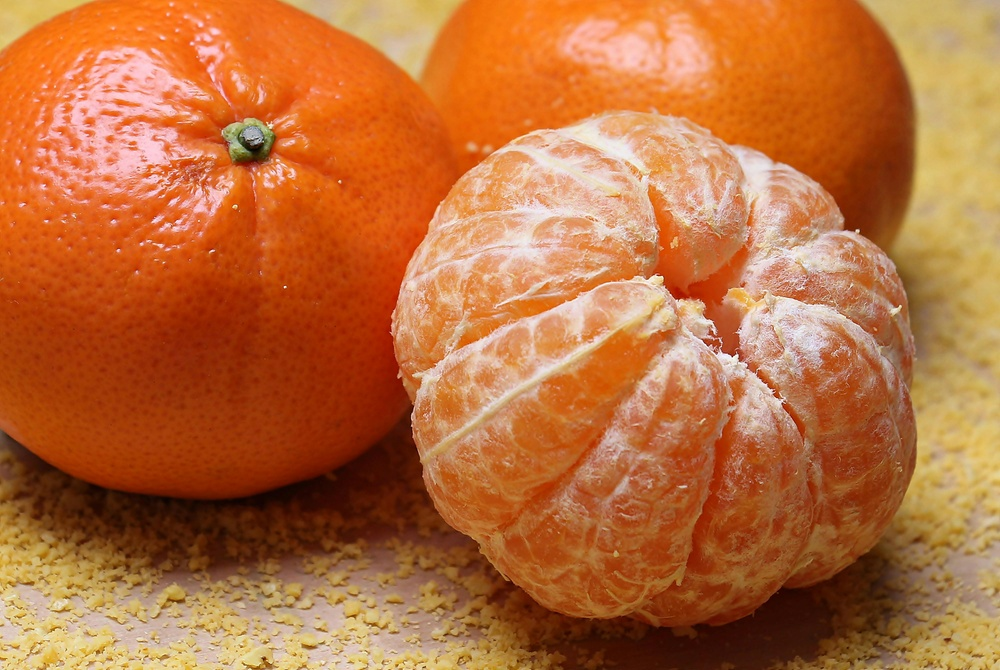
#> input picture Lab/Lab1_image-representation/images/orange.jpg, 1000 x 670 px, shrunk from 4000 x 2679 before the run
$ jupyter execute Lab1_1.ipynb   (shell and % lines are left out)
#> lines starting #> are read from the running program, lines starting #| are printed output that depends on the picture
# **Lab 1.1 Image Representation**

[cell 1]
import cv2
import numpy as np
import math
import matplotlib.image as mpimg
import matplotlib.pyplot as plt
import mpl_toolkits

from matplotlib import pyplot as plt
from mpl_toolkits.mplot3d import Axes3D

## **Image Color Order with different libraries**
In this part, you will explore how different libraries interpret and display image colors. Specifically, you will compare Matplotlib and OpenCV libraries for image loading and display.

**Load and Display Images:**
   - Load an image using both Matplotlib `plt.imread()` and OpenCV `cv2.imread()` libraries.
   - Display the images side by side using Matplotlib.

**HINT** : `plt.imread()`,`cv2.imread()`,`fig, axs = plt.subplots(1, 2)`
<details>

<summary>
<font size="3" color="orange">
<b>Expected output</b>
</font>
</summary>

- The output should resemble this, but not be identical

</details>

[cell 2]
### START CODE HERE ###

mpl_img = plt.imread('images/orange.jpg')
#> mpl_img is the input picture: shape (670, 1000, 3); mean R, G, B 185.2, 110, 59.5
cv_img = cv2.imread('images/orange.jpg')

fig, axs = plt.subplots(1, 2)

axs[0].imshow(mpl_img)
axs[0].set_title('Matplotlib Image')
axs[0].axis('off')

axs[1].imshow(cv_img)
axs[1].set_title('OpenCV Image')
axs[1].axis('off')

plt.show()
### END CODE HERE ###

### Opencv [BGR] vs Matplotlib [RGB]
Examine the grayscale representations of individual color channels for each library.
***PLEASE use direct slicing method***

<details>

<summary>
<font size="3" color="orange">
<b>Expected output</b>
</font>
</summary>

- The output should resemble this, but not be identical

</details>

[cell 3]
### START CODE HERE ###
fig, axs = plt.subplots(2, 4)

# # Seperate Color in Matplotlb
# red_channel = mpl_img[:, :, 0]
# green_channel = mpl_img[:, :, 1]
# blue_channel = mpl_img[:, :, 2]

def separate_color_channels(image):
    R = image[:, :, 0]
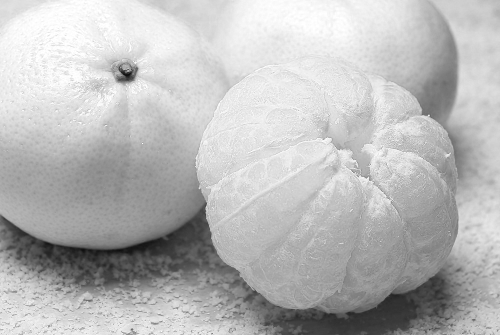
#> R: shape (670, 1000) (shown at 1/2 size); min 6, max 255, mean 185.2
    G = image[:, :, 1]
    B = image[:, :, 2]
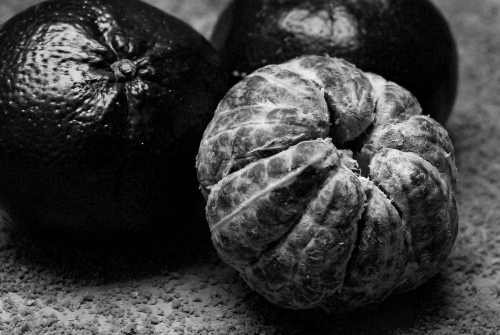
#> B: shape (670, 1000) (shown at 1/2 size); min 0, max 254, mean 59.5
    return R, G, B

# Matplotlib
axs[0, 0].imshow(mpl_img)
axs[0, 0].set_ylabel('Matplotlib')

sep_col_mpl = separate_color_channels(mpl_img)

# Matplotlib: Red Channel
axs[0, 1].imshow(sep_col_mpl[0], cmap='gray')
axs[0, 1].set_title('R')
axs[0, 1].axis('off')

# Matplotlib: Green Channel
axs[0, 2].imshow(sep_col_mpl[1], cmap='gray')
axs[0, 2].set_title('G')
axs[0, 2].axis('off')

# Matplotlib: Blue Channel
axs[0, 3].imshow(sep_col_mpl[2], cmap='gray')
axs[0, 3].set_title('B')
axs[0, 3].axis('off')

##############################################

# OpenCV
axs[1, 0].imshow(cv_img)
axs[1, 0].set_ylabel('OpenCV')

sep_col_mpl = separate_color_channels(cv_img)

# OpenCV: Red Channel
axs[1, 1].imshow(sep_col_mpl[0], cmap='gray')
axs[1, 1].set_title('R')
axs[1, 1].axis('off')

# OpenCV: Green Channel
axs[1, 2].imshow(sep_col_mpl[1], cmap='gray')
axs[1, 2].set_title('G')
axs[1, 2].axis('off')

# OpenCV: Blue Channel
axs[1, 3].imshow(sep_col_mpl[2], cmap='gray')
axs[1, 3].set_title('B')
axs[1, 3].axis('off')
plt.show()
### END CODE HERE ###

##### Opencv BGR -> RGB
Compare the images displayed after conversion using both methods (`cv2.cvtColor()` and `direct slicing`).

Use `cv2.cvtColor()`
<details>

<summary>
<font size="3" color="orange">
<b>Expected output</b>
</font>
</summary>

- The output should resemble this, but not be identical

</details>

[cell 4]
### START CODE HERE ###
img_rgb_cv = cv2.cvtColor(cv_img, cv2.COLOR_BGR2RGB)

plt.imshow(img_rgb_cv)
plt.title('OpenCV BGR Image Using cvtColor')
plt.show()
### END CODE HERE ###

Use `direct slicing method (array[...])`
<details>

<summary>
<font size="3" color="orange">
<b>Expected output</b>
</font>
</summary>

- The output should resemble this, but not be identical

</details>

[cell 5]
### START CODE HERE ###
img_rgb_cv = cv_img[:, :, ::-1]

plt.imshow(img_rgb_cv)
plt.title('OpenCV BGR Image Using direct slicing method')
plt.show()
### END CODE HERE ###

## **Image Reshape**

Implement the code to tranform the image from ***channels last (HWC) to channels first (CHW)***.<br>

**NumPy Transpose**<br>
Compare the difference between :
- `np.transpose()`
- `np.transpose(,(2,0,1))`

<details>

<summary>
<font size="3" color="orange">
<b>Expected output</b>
</font>
</summary>

- The output should resemble this, but not be identical
- The image display only the Red channel.

```
np.transpose(mpl_img) => Before : (3265, 4898, 3) | After : (3, 4898, 3265)
np.transpose(mpl_img,(2,0,1)) => Before : (3265, 4898, 3) | After : (3, 3265, 4898)
```

</details>

[cell 6]
### START CODE HERE ###
reshaped_trade_trans = np.transpose(mpl_img).astype(np.uint8)
print('np.transpose(mpl_img) => Before :',mpl_img.shape,'| After :',reshaped_trade_trans.shape)
#| np.transpose(mpl_img) => Before : (670, 1000, 3) | After : (3, 1000, 670)

reshaped_trans =  np.transpose(mpl_img, (2, 0, 1)).astype(np.uint8)
print('np.transpose(mpl_img,(2,0,1)) => Before :',mpl_img.shape,'| After :',reshaped_trans.shape)
#| np.transpose(mpl_img,(2,0,1)) => Before : (670, 1000, 3) | After : (3, 670, 1000)

fig, axs = plt.subplots(1, 3, figsize=(12, 4))

axs[0].imshow(mpl_img[:,:,0], cmap='gray')
axs[0].set_title('Before')
axs[0].axis('off')


axs[1].imshow(reshaped_trade_trans[0], cmap='gray')
axs[1].set_title('np transpose (mpl_img)')
axs[1].axis('off')


axs[2].imshow(reshaped_trans[0], cmap='gray')
axs[2].set_title('np transpose (mpl_img(2,0,1))')
axs[2].axis('off')
### END CODE HERE ###
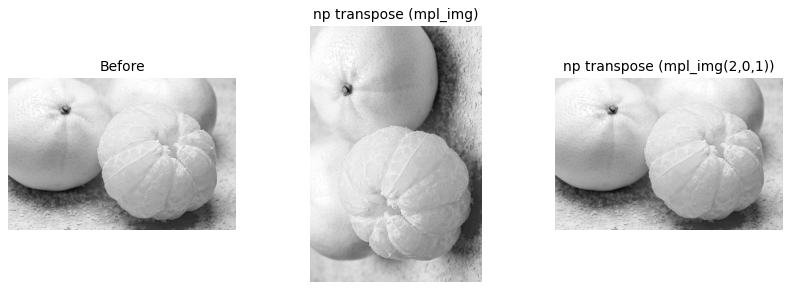
#> figure drawn by matplotlib, 3 panels

If you code work properly, the cell below should run without error.

[cell 7]
assert reshaped_trade_trans.shape == (mpl_img.shape[2], mpl_img.shape[1], mpl_img.shape[0]), \
    f"Error: Shape mismatch after traditional transpose. Expected {(mpl_img.shape[1], mpl_img.shape[0], mpl_img.shape[2])}, got {reshaped_trade_trans.shape}"
print("Assertion for traditional transpose passed successfully.")

assert reshaped_trans.shape == (mpl_img.shape[2], mpl_img.shape[0], mpl_img.shape[1]), \
    f"Error: Shape mismatch after specified transpose. Expected {(mpl_img.shape[2], mpl_img.shape[0], mpl_img.shape[1])}, got {reshaped_trans.shape}"
print("Assertion for specified transpose passed successfully.")

**NumPy Reshape**

Use `np.reshape()`. Ensure the new shape is (3, height, width).
<details>

<summary>
<font size="3" color="orange">
<b>Expected output</b>
</font>
</summary>

- The output should resemble this, but not be identical
- The image display only the Red channel.

```
Before : (3265, 4898, 3) | After : (3, 3265, 4898)
```

</details>

[cell 8]
### START CODE HERE ###
reshaped_reshape = np.reshape(mpl_img, reshaped_trans.shape)
print('Before :',mpl_img.shape,'| After :',reshaped_reshape.shape)
#| Before : (670, 1000, 3) | After : (3, 670, 1000)

fig, axs = plt.subplots(1, 2)

axs[0].imshow(mpl_img[:,:,0], cmap='gray')
axs[0].set_title('Before')
axs[0].axis('off')


axs[1].imshow(reshaped_reshape[0], cmap='gray')
axs[1].set_title(f'np reshape(mpl_img,{reshaped_reshape.shape}')
axs[1].axis('off')

### END CODE HERE ###
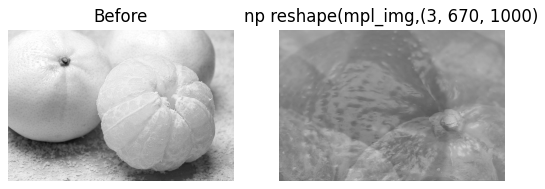
#> figure drawn by matplotlib, 2 panels

If you code work properly, the cell below should run without error.

[cell 9]
assert reshaped_reshape.shape == (mpl_img.shape[2], mpl_img.shape[0], mpl_img.shape[1]), \
    f"Error: Shape mismatch after reshape. Expected {(mpl_img.shape[2], mpl_img.shape[0], mpl_img.shape[1])}, got {reshaped_reshape.shape}"
print("Assertion for reshape passed successfully.")

**NumPy moveaxis**

Use `np.moveaxis` to move the channels axis from the last position to the first.
<details>

<summary>
<font size="3" color="orange">
<b>Expected output</b>
</font>
</summary>

- The output should resemble this, but not be identical
- The image display only the Red channel.

```
Before : (3265, 4898, 3) | After : (3, 3265, 4898)
```

</details>

[cell 10]
### START CODE HERE ###
'''
x = np.zeros((3, 4, 5))

np.moveaxis(x, 0, -1).shape
(4, 5, 3)

np.moveaxis(x, -1, 0).shape
(5, 3, 4)
'''

moved_axes_img = np.moveaxis(mpl_img, -1, 0)
print('Before :',mpl_img.shape,'| After :',moved_axes_img.shape)
#| Before : (670, 1000, 3) | After : (3, 670, 1000)

fig, axs = plt.subplots(1, 2)

axs[0].imshow(mpl_img[:,:,0], cmap='gray')
axs[0].set_title('Before')
axs[0].axis('off')


axs[1].imshow(moved_axes_img[0], cmap='gray')
axs[1].set_title('np moveaxis(mpl_img, -1, 0)')
axs[1].axis('off')

#แกนเปลี่ยนแปลงจาก HWC (channels last) เป็น CHW (channels first) โดยไม่ได้เปลี่ยนแปลงข้อมูลของ array แต่เพียงแค่เปลี่ยนลำดับของการอ้างถึงแกนเท่านั้น

### END CODE HERE ###

If you code work properly, the cell below should run without error.

[cell 11]
assert moved_axes_img.shape == (mpl_img.shape[2], mpl_img.shape[0], mpl_img.shape[1]), \
    f"Error: Shape mismatch after np.moveaxis. Expected {(mpl_img.shape[2], mpl_img.shape[0], mpl_img.shape[1])}, got {moved_axes_img.shape}"
print("Assertion for np.moveaxis passed successfully.")

## **Reduce Bit Depth using Quantization**
In this part, you will explore how to reduce the bit depth of an image using quantization. Quantization is a technique used to map pixel values from a continuous range to a smaller set of discrete values, effectively reducing the number of bits used to represent each pixel.
$$
\begin{align*}
Q_{level} &= 2^{bit dept-1}\\
Q &= floor(NormValue(S_i) * Q_{level})\\
Q &= floor((\frac{S_i-S_{min}}{S_{max}-S_{min}})*Q_{level})
\end{align*}
$$

Please complete the function below.

<details>

<summary>
<font size="3" color="orange">
<b>Expected output</b>
</font>
</summary>

- The output should resemble this, but not be identical

</details>

[cell 12]
### START CODE HERE ###
def quantize(img, bit_dept):
    Q_levels = 2**(bit_dept - 1)

    S_min = np.min(img)
    S_max = np.max(img)

    Q = np.floor(((img - S_min) / (S_max - S_min)) * Q_levels).astype(np.uint8)
    # print(Q)
    return Q
### END CODE HERE ###

[cell 13]
### START CODE HERE ###
gray_img = cv2.cvtColor(cv_img, cv2.COLOR_RGB2GRAY)
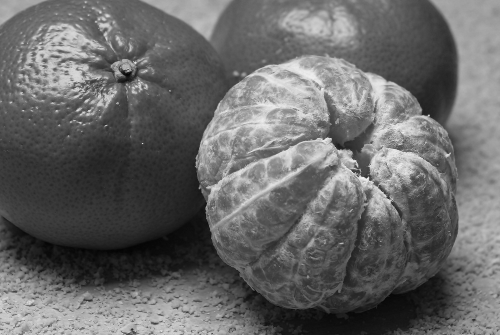
#> gray_img: shape (670, 1000) (shown at 1/2 size); min 1, max 251, mean 103.5

# plt.imshow(gray_img)

bd8 = quantize(gray_img, 8)
#> in quantize, `S_min = np.min(img)`: S_min = 1
#> in quantize, `S_max = np.max(img)`: S_max = 251
#> in quantize, `Q = np.floor(((img - S_min) / (S_max - S_min)) * Q_levels).astype(np.u..`:
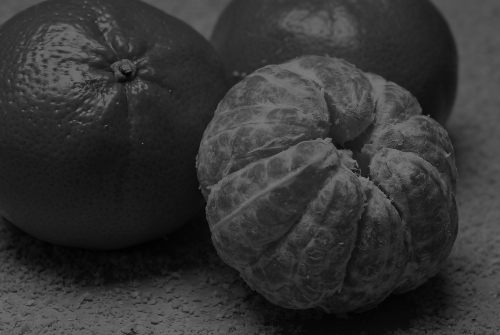
#> Q: shape (670, 1000) (shown at 1/2 size); min 0, max 128, mean 52
bd4 = quantize(gray_img, 4)
#> call 2 of quantize, with bit_dept = 4
#> in quantize (call 2), `Q = np.floor(((img - S_min) / (S_max - S_min)) * Q_levels).astype(np.u..`:
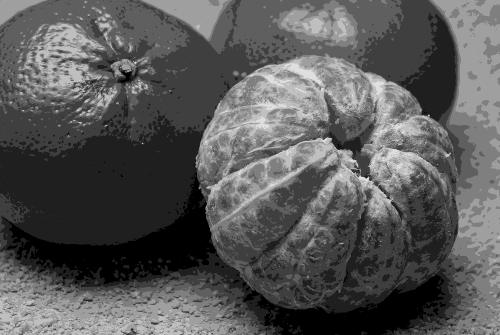
#> Q: shape (670, 1000) (shown at 1/2 size); min 0, max 8, mean 2.79; drawn with min black and max white

fig, axs = plt.subplots(1, 2, figsize=(12, 4))

axs[0].imshow(bd8, cmap='gray')
print(bd8)
#> (printed output is left out)
axs[0].set_title('bit dept = 8')
axs[0].axis('off')


axs[1].imshow(bd4, cmap='gray')
print(bd4)
#> (printed output is left out)
axs[1].set_title('bit dept = 4')
axs[1].axis('off')

### END CODE HERE ###

If you code work properly, the cell below should run without error.

[cell 14]
max_value_bd8 = 2**8 - 1
max_value_bd4 = 2**4 - 1

assert np.min(bd8) >= 0 and np.max(bd8) <= max_value_bd8, \
    f"Error: Values in bd8 are out of expected range 0-{max_value_bd8}. Got min={np.min(bd8)}, max={np.max(bd8)}"
assert np.min(bd4) >= 0 and np.max(bd4) <= max_value_bd4, \
    f"Error: Values in bd4 are out of expected range 0-{max_value_bd4}. Got min={np.min(bd4)}, max={np.max(bd4)}"

## **3D Image Surface**

use `plot_surface()` to plot the image in 3D space, where the z-axis represents the normalized pixel intensity values.

<details>

<summary>
<font size="3" color="orange">
<b>Expected output</b>
</font>
</summary>

- The output should resemble this, but not be identical

</details>

[cell 15]
### START CODE HERE ###
cv_img_gray = cv2.cvtColor(cv_img, cv2.COLOR_RGB2GRAY)

S_min = np.min(cv_img_gray)
#> S_min = 1
S_max = np.max(cv_img_gray)
#> S_max = 251
normalized_img = (cv_img_gray-S_min)/(S_max-S_min)
h, w = normalized_img.shape
X, Y = np.meshgrid(np.arange(w), np.arange(h))

# Create figure and 3D axis
fig = plt.figure()
ax = fig.add_subplot(111, projection='3d')

# Plot 3D surface
ax.plot_surface(X, Y, normalized_img, cmap='gray')
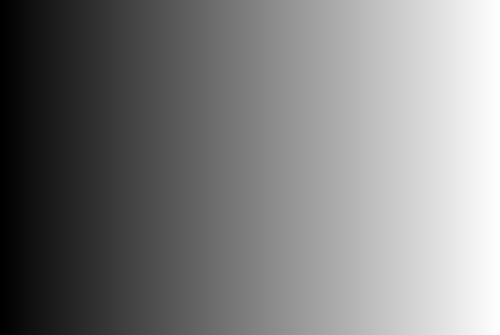
#> X: shape (670, 1000) int64 (shown at 1/2 size); min 0, max 999, mean 499.5; drawn with min black and max white

# Set labels and title
ax.set_xlabel('X-axis')
ax.set_ylabel('Y-axis')
ax.set_zlabel('Intensity')
ax.set_title('3D Surface')

ax.mouse_init()
# Show plot
plt.show()
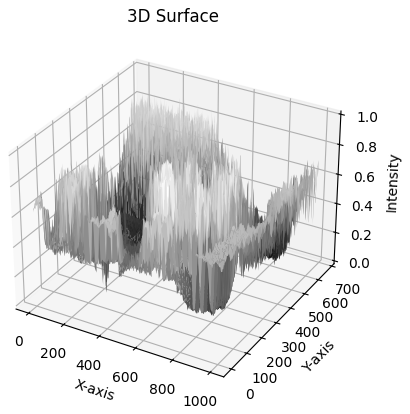
#> figure drawn by matplotlib, 1 panel
### END CODE HERE ###

$ run again, with Lab/Lab1_image-representation/images/banana.jpg copied over Lab/Lab1_image-representation/images/orange.jpg
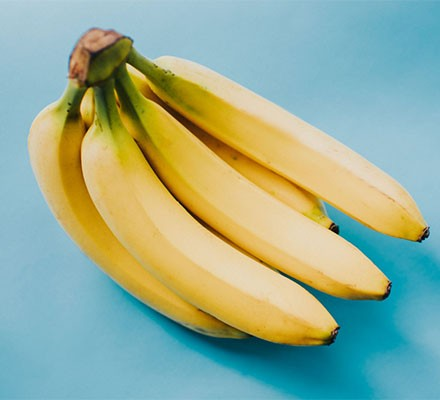
#> input picture Lab/Lab1_image-representation/images/banana.jpg, 440 x 400 px
#> mpl_img is the input picture: shape (400, 440, 3); mean R, G, B 150.4, 173.7, 149.1
#| np.transpose(mpl_img) => Before : (400, 440, 3) | After : (3, 440, 400)
#| np.transpose(mpl_img,(2,0,1)) => Before : (400, 440, 3) | After : (3, 400, 440)
#| Before : (400, 440, 3) | After : (3, 400, 440)
#| Before : (400, 440, 3) | After : (3, 400, 440)
#> in quantize, `S_min = np.min(img)`: S_min = 1
#> in quantize, `S_max = np.max(img)`: S_max = 226
#> in quantize (call 2), `Q = np.floor(((img - S_min) / (S_max - S_min)) * Q_levels).astype(np.u..`:
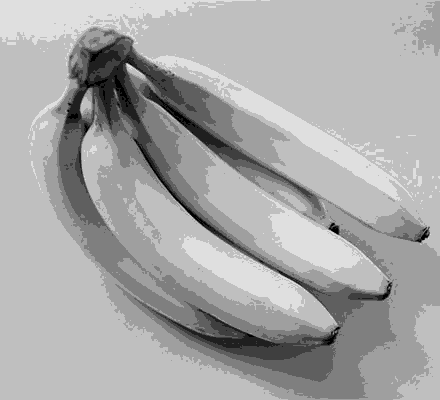
#> Q: shape (400, 440); min 0, max 8, mean 5.28; drawn with min black and max white
#> (printed output is left out)
#> (printed output is left out)
#> `S_min = np.min(cv_img_gray)`: S_min = 1
#> `S_max = np.max(cv_img_gray)`: S_max = 226
#> `plt.show()`:
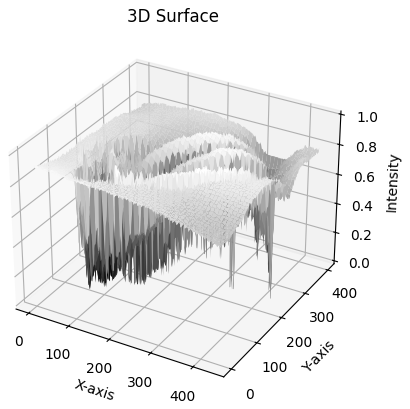
#> figure drawn by matplotlib, 1 panel

$ run again, with Lab/Lab1_image-representation/images/fruit.jpg copied over Lab/Lab1_image-representation/images/orange.jpg
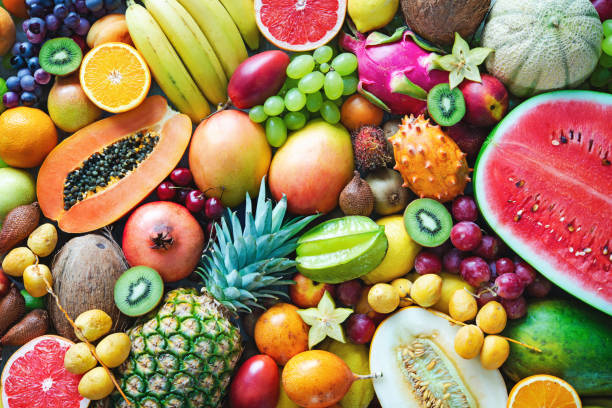
#> input picture Lab/Lab1_image-representation/images/fruit.jpg, 612 x 408 px
#> mpl_img is the input picture: shape (408, 612, 3); mean R, G, B 158.1, 126.9, 88.8
#| np.transpose(mpl_img) => Before : (408, 612, 3) | After : (3, 612, 408)
#| np.transpose(mpl_img,(2,0,1)) => Before : (408, 612, 3) | After : (3, 408, 612)
#| Before : (408, 612, 3) | After : (3, 408, 612)
#| Before : (408, 612, 3) | After : (3, 408, 612)
#> in quantize, `S_min = np.min(img)`: S_min = 1
#> in quantize, `S_max = np.max(img)`: S_max = 255
#> in quantize (call 2), `Q = np.floor(((img - S_min) / (S_max - S_min)) * Q_levels).astype(np.u..`:
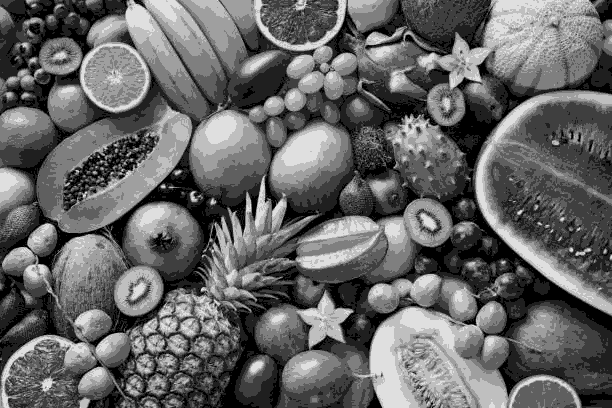
#> Q: shape (408, 612); min 0, max 8, mean 3.22; drawn with min black and max white
#> (printed output is left out)
#> (printed output is left out)
#> `S_min = np.min(cv_img_gray)`: S_min = 1
#> `S_max = np.max(cv_img_gray)`: S_max = 255
#> `plt.show()`:
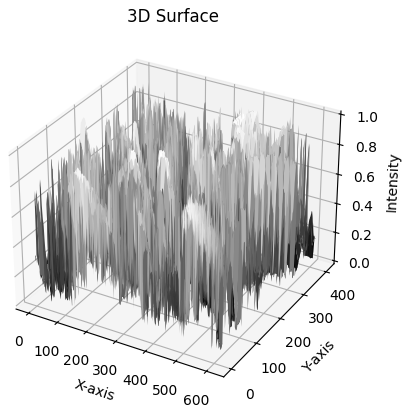
#> figure drawn by matplotlib, 1 panel
